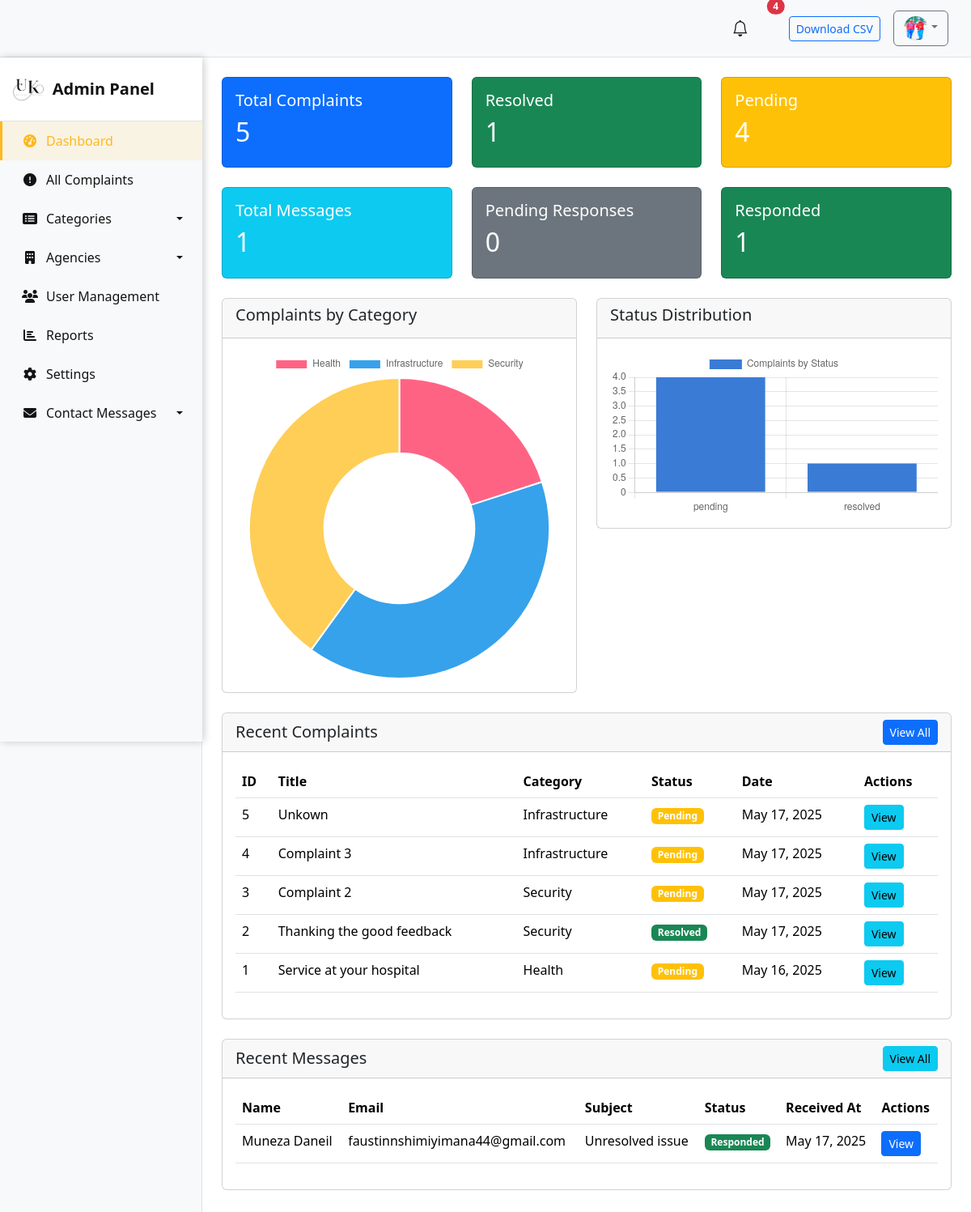
Page /dashboard/ (signed in) on the earlier database version.
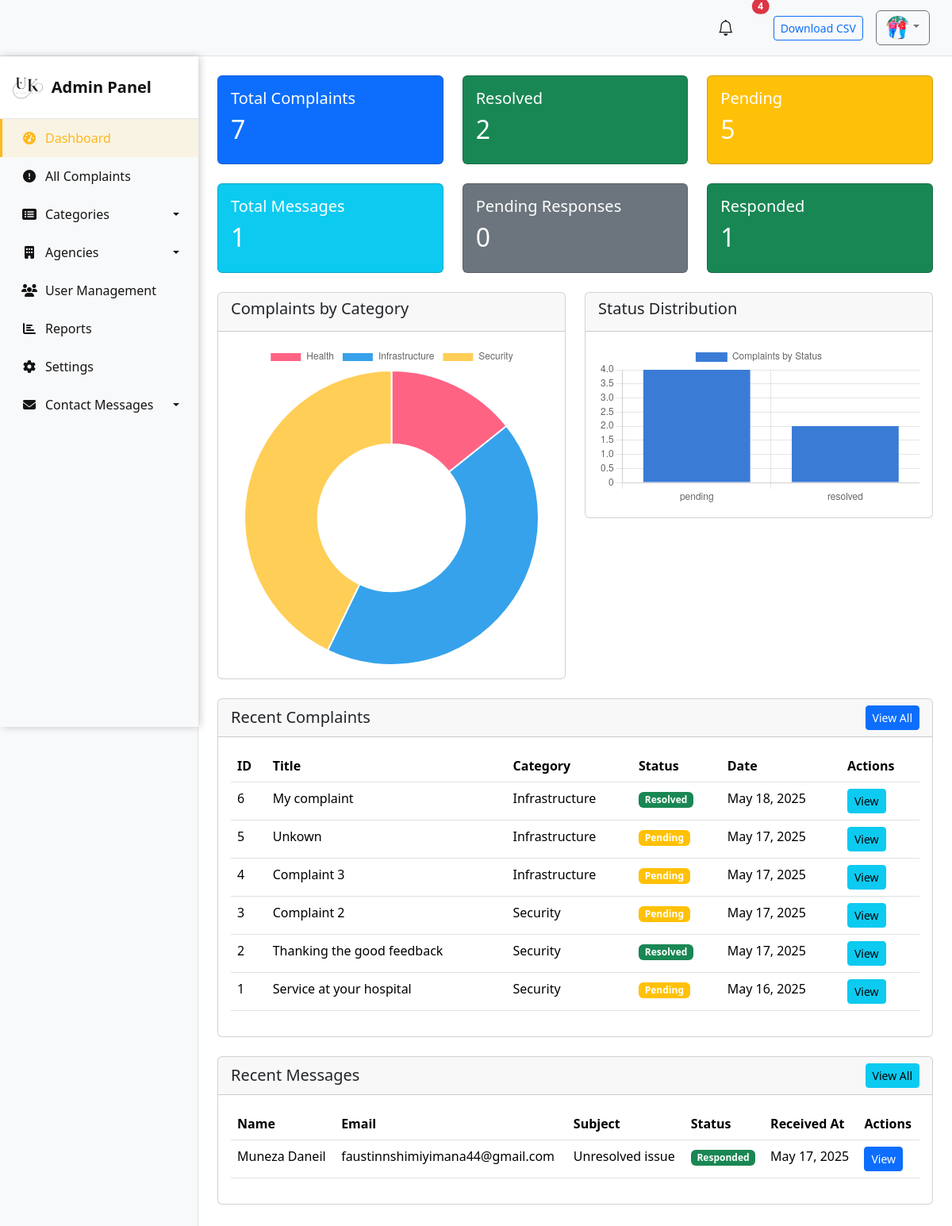
Same page on the later database version.
### compliants/models.py (models this page shows, shortened)
class Complaint(models.Model):
    CATEGORY_CHOICES = [
        ('health', 'Health'),
        ('infrastructure', 'Infrastructure'),
        ('security', 'Security'),
    ]
    STATUS_CHOICES = [
        ('pending', 'Pending'),
        ('in_progress', 'In Progress'),
        ('resolved', 'Resolved'),
        ('rejected', 'Rejected'),
    ]
    citizen = models.ForeignKey(User, on_delete=models.CASCADE, related_name='complaints')
    title = models.CharField(max_length=200)
    description = models.TextField()
    category = models.ForeignKey(Category, on_delete=models.SET_NULL, null=True)
    status = models.CharField(max_length=20, choices=STATUS_CHOICES, default='pending')
    agency = models.ForeignKey('Agency', null=True, blank=True, on_delete=models.SET_NULL)
    document = models.FileField(
        upload_to='media/',
        null=True,
        blank=True,
        validators=[FileExtensionValidator(allowed_extensions=['pdf', 'jpg', 'jpeg', 'png'])]
    )
    created_at = models.DateTimeField(auto_now_add=True)
    updated_at = models.DateTimeField(auto_now=True)
    admin_response = models.TextField(null=True, blank=True)
    resolved_at = models.DateTimeField(blank=True, null=True)

class Category(models.Model):
    name = models.CharField(max_length=100)

class Contact(models.Model):
    STATUS_CHOICES = [
        ('pending', 'Pending'),
        ('responded', 'Responded'),
    ]
    name = models.CharField(max_length=100)
    email = models.EmailField()
    subject = models.CharField(max_length=200)
    message = models.TextField()
    status = models.CharField(max_length=20, choices=STATUS_CHOICES, default='pending')
    admin_response = models.TextField(blank=True, null=True)
    created_at = models.DateTimeField(default=timezone.now)
    responded_at = models.DateTimeField(blank=True, null=True)

### compliants/views.py (the view)
# urls.py: path('dashboard/', dashboard, name='admin_dashboard'),
@user_passes_test(admin_check)
def dashboard(request):
    total_complaints = Complaint.objects.count()
    resolved_complaints = Complaint.objects.filter(status='resolved').count()
    pending_complaints = Complaint.objects.filter(status='pending').count()
    if request.user.is_agency_admin:
        complaints = Complaint.objects.filter(agency=request.user.agency)
        notifications = complaints.filter(status__in=['pending', 'in_progress'])
    else:
        complaints = Complaint.objects.all()
        notifications = Complaint.objects.filter(status__in=['pending', 'in_progress'])
    categories = Category.objects.annotate(
        total=Count('complaint'),
        resolved=Count('complaint', filter=Q(complaint__status='resolved'))
    )
    status_data = complaints.values('status').annotate(count=Count('status'))
    total_contacts = Contact.objects.count()
    pending_contacts = Contact.objects.filter(status='pending').count()
    responded_contacts = Contact.objects.filter(status='responded').count()
    recent_contacts = Contact.objects.order_by('-created_at')[:5]
    context = {
        'total_complaints': total_complaints,
        'resolved_complaints': resolved_complaints,
        'pending_complaints': pending_complaints,
        'categories': categories,
        'status_data': status_data,
        'recent_complaints': complaints.order_by('-created_at')[:10],
        'notifications_count': notifications.count(),
        'total_contacts': total_contacts,
        'pending_contacts': pending_contacts,
        'responded_contacts': responded_contacts,
        'recent_contacts': recent_contacts,
    }
    return render(request, 'admin/dashboard.html', context)

### compliants/views.py (called while the page is built)
def admin_check(user):
    return user.is_authenticated and (user.is_admin or user.is_agency_admin)

### compliants/templates/admin/dashboard.html (shortened to what the changed rows need)
{% extends 'base.html' %}
{% block content %}
<div class="d-flex" style="min-height: 100vh;">
    <div class="flex-grow-1 p-4">
        <div class="row mb-4">
            <div class="col-md-4">
                <div class="card text-white bg-primary">
                    <div class="card-body">
                        <h5 class="card-title">Total Complaints</h5>
                        <h2>{{ total_complaints }}</h2>
                    </div>
                </div>
            </div>
            <div class="col-md-4">
                <div class="card text-white bg-success">
                    <div class="card-body">
                        <h5 class="card-title">Resolved</h5>
                        <h2>{{ resolved_complaints }}</h2>
                    </div>
                </div>
            </div>
            <div class="col-md-4">
                <div class="card text-white bg-warning">
                    <div class="card-body">
                        <h5 class="card-title">Pending</h5>
                        <h2>{{ pending_complaints }}</h2>
                    </div>
                </div>
            </div>
        </div>
        <div class="row mb-4">
            <div class="col-md-4">
                <div class="card text-white bg-info">
                    <div class="card-body">
                        <h2>{{ total_contacts }}</h2>
                    </div>
                </div>
            </div>
            <div class="col-md-4">
                <div class="card text-white bg-secondary">
                    <div class="card-body">
                        <h2>{{ pending_contacts }}</h2>
                    </div>
                </div>
            </div>
            <div class="col-md-4">
                <div class="card text-white bg-success">
                    <div class="card-body">
                        <h2>{{ responded_contacts }}</h2>
                    </div>
                </div>
            </div>
        </div>
        <div class="row mb-4">
            <div class="col-md-6">
                <div class="card">
                    <div class="card-body">
                        <canvas id="categoryChart"></canvas>
                    </div>
                </div>
            </div>
            <div class="col-md-6">
                <div class="card">
                    <div class="card-body">
                        <canvas id="statusChart"></canvas>
                    </div>
                </div>
            </div>
        </div>
        <div class="card mb-4">
            <div class="card-body">
                <div class="table-responsive">
                    <table class="table table-hover">
                        <thead>
                            <tr>
                                <th>ID</th>
                                <th>Title</th>
                                <th>Category</th>
                                <th>Status</th>
                                <th>Date</th>
                                <th>Actions</th>
                            </tr>
                        </thead>
                        <tbody>
                            {% for complaint in recent_complaints %}
                            <tr>
                                <td>{{ complaint.id }}</td>
                                <td>{{ complaint.title|truncatechars:30 }}</td>
                                <td>{{ complaint.category.name }}</td>
                                <td>
                                    <span class="badge
                                        {% if complaint.status == 'resolved' %}bg-success
                                        {% elif complaint.status == 'pending' %}bg-warning
                                        {% else %}bg-secondary{% endif %}">
                                        {{ complaint.get_status_display }}
                                    </span>
                                </td>
                                <td>{{ complaint.created_at|date:"M d, Y" }}</td>
                                <td>
                                    <a href="{% url 'complaint_detail' complaint.id %}" class="btn btn-sm btn-info">View</a>
                                </td>
                            </tr>
                            {% empty %}
                            <tr><td colspan="6" class="text-center">No complaints found.</td></tr>
                            {% endfor %}
                        </tbody>
                    </table>
                </div>
            </div>
        </div>
        <div class="card mb-4">
            <div class="card-body">
                <div class="table-responsive">
                    <table class="table table-hover">
                        <thead>
                            <tr>
                                <th>Name</th>
                                <th>Email</th>
                                <th>Subject</th>
                                <th>Status</th>
                                <th>Received At</th>
                                <th>Actions</th>
                            </tr>
                        </thead>
                        <tbody>
                            {% for contact in recent_contacts %}
                            <tr>
                                <td>{{ contact.name }}</td>
                                <td>{{ contact.email }}</td>
                                <td>{{ contact.subject|truncatechars:30 }}</td>
                                <td>
                                    <span class="badge
                                        {% if contact.status == 'responded' %}bg-success
                                        {% else %}bg-warning{% endif %}">
                                        {{ contact.get_status_display }}
                                    </span>
                                </td>
                                <td>{{ contact.created_at|date:"M d, Y" }}</td>
                                <td>
                                    <a href="{% url 'admin_contact_detail' contact.id %}" class="btn btn-sm btn-primary">View</a>
                                </td>
                            </tr>
                            {% empty %}
                            <tr><td colspan="6" class="text-center">No contact messages found.</td></tr>
                            {% endfor %}
                        </tbody>
                    </table>
                </div>
            </div>
        </div>
    </div>
</div>
<script>
    const categoryCtx = document.getElementById('categoryChart').getContext('2d');
    new Chart(categoryCtx, {
        type: 'doughnut',
        data: {
            labels: [{% for cat in categories %}'{{ cat.name }}'{% if not forloop.last %}, {% endif %}{% endfor %}],
            datasets: [{
                data: [{% for cat in categories %}{{ cat.total }}{% if not forloop.last %}, {% endif %}{% endfor %}],
                backgroundColor: ['#FF6384', '#36A2EB', '#FFCE56', '#4BC0C0', '#9966FF']
            }]
        }
    });
    const statusCtx = document.getElementById('statusChart').getContext('2d');
    new Chart(statusCtx, {
        type: 'bar',
        data: {
            labels: [{% for stat in status_data %}'{{ stat.status }}'{% if not forloop.last %}, {% endif %}{% endfor %}],
            datasets: [{
                label: 'Complaints by Status',
                data: [{% for stat in status_data %}{{ stat.count }}{% if not forloop.last %}, {% endif %}{% endfor %}],
                backgroundColor: '#3a7bd5'
            }]
        }
    });
</script>
{% endblock %}

Differences in the rows shown:
added Complaint: id "6", title "My complaint", category.name "Infrastructure", status "Resolved", created_at "May 18, 2025"
changed Complaint "Service at your hospital": category.name "Health" → "Security"
Other differences:
{{ total_complaints }}: "5" → "7"
{{ resolved_complaints }}: "1" → "2"
{{ pending_complaints }}: "4" → "5"
chart data {{ cat.total }}: 1, 2, 2 → 1, 3, 3
chart data {{ stat.count }}: 4, 1 → 4, 2
